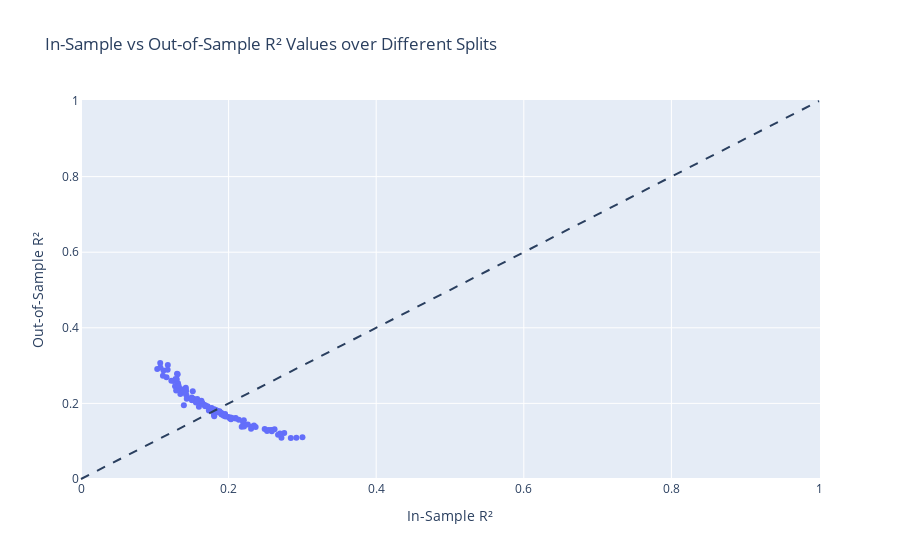

The notebook cell this image was saved under:
### Markdown cell above
Question 8

### Code cell
import numpy as np
import pandas as pd
import plotly.express as px
import statsmodels.formula.api as smf
from sklearn.model_selection import train_test_split

reps = 100
in_sample_Rsquared = np.zeros(reps)
out_of_sample_Rsquared = np.zeros(reps)

linear_form = 'HP ~ Attack + Defense'

for i in range(reps):
    pokeaman_train, pokeaman_test = train_test_split(pokeaman, train_size=0.5)
    
    model_spec = smf.ols(formula=linear_form, data=pokeaman_train)
    model_fit = model_spec.fit()
    
    in_sample_Rsquared[i] = model_fit.rsquared
    
    yhat = model_fit.predict(pokeaman_test)
    y = pokeaman_test['HP']
    out_of_sample_Rsquared[i] = np.corrcoef(y, yhat)[0, 1] ** 2

df = pd.DataFrame({
    "In Sample R-squared": in_sample_Rsquared,
    "Out of Sample R-squared": out_of_sample_Rsquared
})

fig = px.scatter(df, x="In Sample R-squared", y="Out of Sample R-squared",
                 labels={"In Sample R-squared": "In-Sample R²", "Out of Sample R-squared": "Out-of-Sample R²"},
                 title="In-Sample vs Out-of-Sample R² Values over Different Splits")
fig.update_layout(shapes=[dict(type='line', x0=0, x1=1, y0=0, y1=1, line=dict(dash='dash'))])
fig.show()

### Figure 1 — Plotly figure (JSON) as saved in the notebook; plotly's stock layout.template omitted (floating-point values rounded to 4 significant figures)
{"data": [{"hovertemplate": "In-Sample R²=%{x}<br>Out-of-Sample R²=%{y}<extra></extra>", "legendgroup": "", "marker": {"color": "#636efa", "symbol": "circle"}, "mode": "markers", "name": "", "orientation": "v", "showlegend": false, "type": "scatter", "x": [0.2032, 0.111, 0.2585, 0.1433, 0.203, 0.1118, 0.1033, 0.1615, 0.2139, 0.1346, 0.2716, 0.1664, 0.1683, 0.1805, 0.1872, 0.1524, 0.1733, 0.1176, 0.258, 0.2843, 0.2206, 0.1904, 0.1841, 0.1258, 0.1297, 0.2918, 0.2178, 0.2094, 0.1766, 0.2195, 0.1428, 0.1315, 0.2623, 0.131, 0.1865, 0.2539, 0.1514, 0.1909, 0.1503, 0.1417, 0.1411, 0.2096, 0.1953, 0.267, 0.2038, 0.257, 0.1159, 0.1957, 0.2489, 0.177, 0.1405, 0.189, 0.1958, 0.1224, 0.18, 0.135, 0.1834, 0.2521, 0.1857, 0.1313, 0.2313, 0.1803, 0.1575, 0.2, 0.1715, 0.1598, 0.1394, 0.1804, 0.2305, 0.2209, 0.2754, 0.1274, 0.1174, 0.2035, 0.1612, 0.1877, 0.1424, 0.1289, 0.1301, 0.1791, 0.1811, 0.1631, 0.2344, 0.1076, 0.2016, 0.3001, 0.2697, 0.2261, 0.1643, 0.1074, 0.1644, 0.2366, 0.1557, 0.142, 0.1324, 0.1402, 0.1684, 0.1281, 0.1934, 0.15], "xaxis": "x", "y": [0.1579, 0.273, 0.1263, 0.2124, 0.1594, 0.2871, 0.2909, 0.2008, 0.1565, 0.2249, 0.1094, 0.1965, 0.1927, 0.1658, 0.1777, 0.2121, 0.1814, 0.3013, 0.1297, 0.1082, 0.1552, 0.1704, 0.1807, 0.2595, 0.2638, 0.109, 0.1383, 0.1603, 0.1862, 0.1508, 0.2213, 0.2532, 0.1316, 0.2773, 0.176, 0.1299, 0.232, 0.1738, 0.2083, 0.2386, 0.2274, 0.1611, 0.1723, 0.1168, 0.1619, 0.129, 0.2695, 0.1682, 0.1322, 0.1877, 0.2338, 0.1756, 0.1653, 0.2598, 0.1706, 0.2383, 0.1821, 0.1269, 0.1787, 0.2363, 0.1383, 0.1813, 0.2116, 0.1641, 0.1923, 0.1912, 0.195, 0.1836, 0.1329, 0.1391, 0.1218, 0.2456, 0.2888, 0.1622, 0.2016, 0.1789, 0.2331, 0.2341, 0.2783, 0.1827, 0.1838, 0.2071, 0.1418, 0.2951, 0.1607, 0.1105, 0.1203, 0.1444, 0.2007, 0.3068, 0.1995, 0.1375, 0.2023, 0.2413, 0.2463, 0.2303, 0.1949, 0.2642, 0.1671, 0.2153], "yaxis": "y"}], "layout": {"legend": {"tracegroupgap": 0}, "shapes": [{"line": {"dash": "dash"}, "type": "line", "x0": 0, "x1": 1, "y0": 0, "y1": 1}], "title": {"text": "In-Sample vs Out-of-Sample R² Values over Different Splits"}, "xaxis": {"anchor": "y", "domain": [0, 1], "title": {"text": "In-Sample R²"}}, "yaxis": {"anchor": "x", "domain": [0, 1], "title": {"text": "Out-of-Sample R²"}}}}
